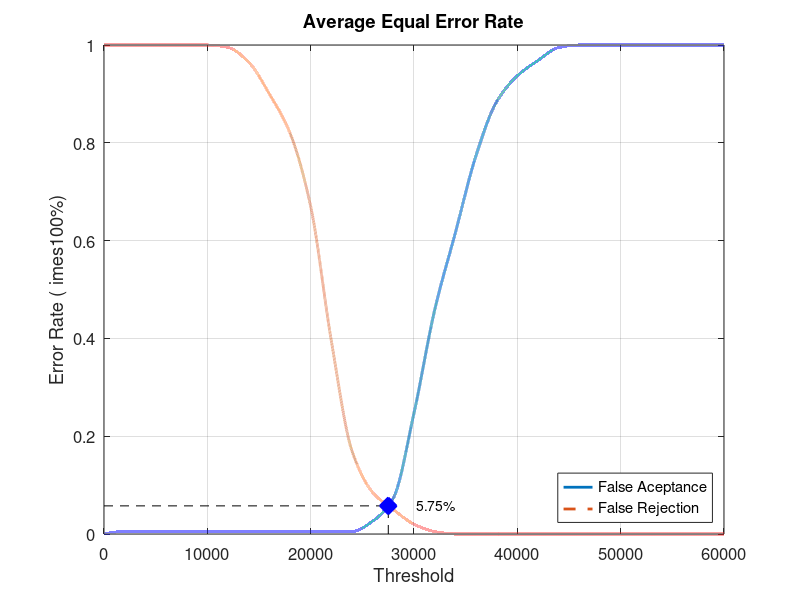
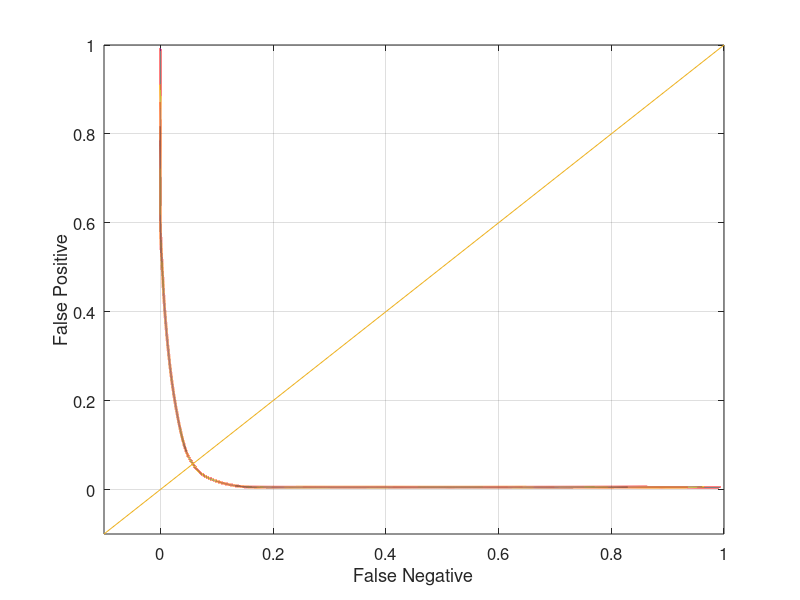

MATLAB code for these plots, in order:
close all;
clear;
clc;
x = 0:2000:60000;
xq = 0:0.5:60000;

y0 = [0 0.00526316 0.00526316 0.00526316 0.00526316 0.00526316 0.00526316 0.00526316 0.00526316 0.00526316 0.00526316 0.00526316 0.00526316 0.0263158 0.0736842 0.247368 0.457895 0.615789 0.773684 0.884211 0.936842 0.968421 0.994737 1 1 1 1 1 1 1 1]
yy0 = interp1(x, y0, xq, 'pchip');
y1 = [1 1 1 1 1 1 0.995 0.965 0.9 0.82 0.67 0.395 0.17 0.085 0.05 0.02 0.005 0 0 0 0 0 0 0 0 0 0 0 0 0 0]
yy1 = interp1(x, y1, xq, 'pchip');

% Calculating EER: 
y2 = abs(y0 - y1);
find(y2 == min(y2))
yy2 = abs(yy0 - yy1);
xEER = find(yy2 == min(yy2));
xEERIndex = xq(xEER) % X-axis EER
yEER = yy0(xEER) % Y-axis EER

main = figure
plot(xq, yy0,'-','LineWidth', 2);	hold on
plot(xq, yy1,'--','LineWidth', 2);	hold on
plot([xEERIndex xEERIndex], [0 yEER], 'k--');	hold on
plot([0 xEERIndex], [yEER yEER], 'k--');	hold on
plot(xEERIndex, yEER, 'bx', 'LineWidth', 10);	hold on
text(xEERIndex + 10 * xEERIndex / 100, yEER, [num2str(round((10000 * yEER)) / 100) '%'])
legend('False Aceptance', 'False Rejection', 'Location', 'SouthEast')
xlabel('Threshold')
ylabel('Error Rate (	imes100%)')
title('Average Equal Error Rate')
set(gca, 'FontSize', 12)
axis([0 60000 0 1])
grid on

print(main, 'Database3_3Main', '-dpng');
FNRxFPR = figure('Color', [1 1 1]);
plot(yy1, yy0, '-', yy1, yy0, 'LineWidth', 2);
hold on
y = -0.1:0.1:1
plot(y, y); 
set(gca, 'FontSize', 12)
xlabel('False Negative')
ylabel('False Positive')
axis([-0.1 1 -0.1 1])
set(gca, 'FontSize', 12)
grid on

print(FNRxFPR, 'Database3_3FNRxFPR','-dpng');
